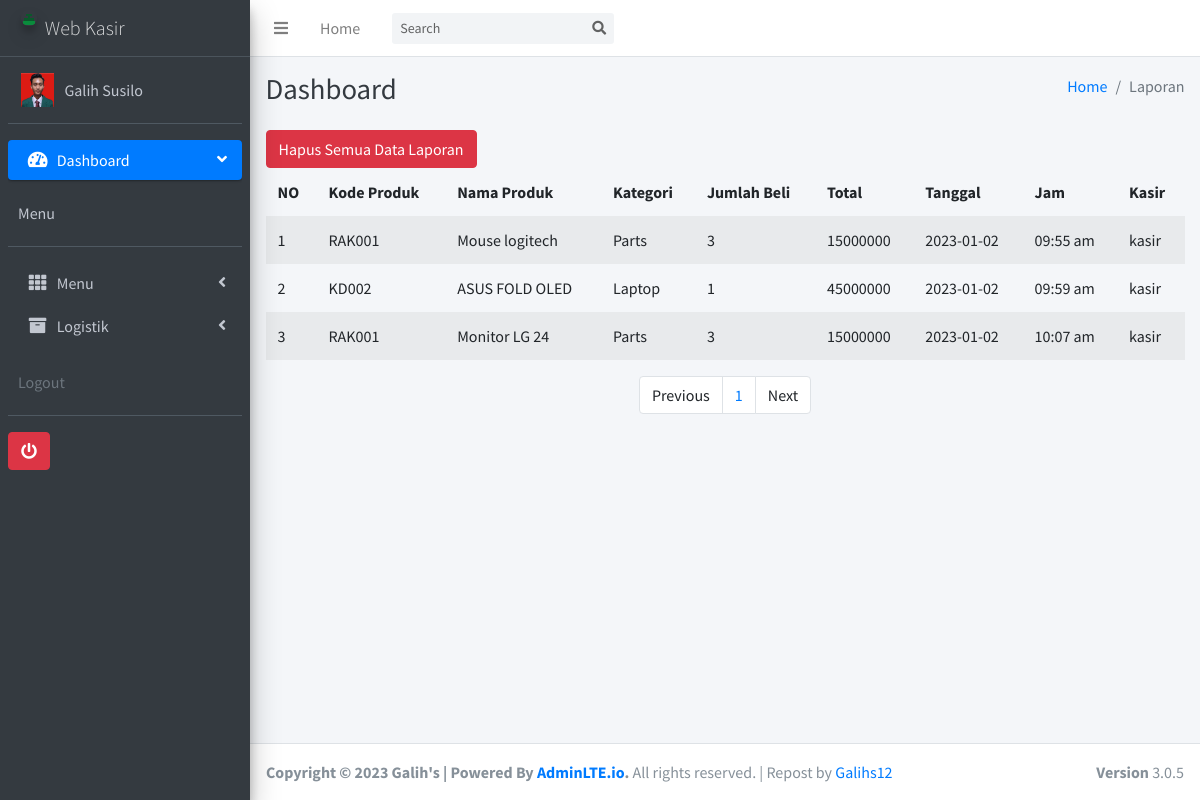
Page /admin/index.php?m=laporan&s=title (signed in) on the committed database.
### tables this page shows
CREATE TABLE `tb_user`  (
  `id` int NOT NULL AUTO_INCREMENT,
  `username` text NOT NULL,
  `password` text NOT NULL,
  `nama` text NOT NULL,
  `level` text NOT NULL,
  `foto` varchar(255) NOT NULL,
  PRIMARY KEY (`id`) USING BTREE
);

CREATE TABLE `laporan_penjualan`  (
  `id` int NOT NULL AUTO_INCREMENT,
  `kdproduk` text NOT NULL,
  `nm_produk` text NOT NULL,
  `kategori` text NOT NULL,
  `jumlah_beli` int NOT NULL,
  `total` int NOT NULL,
  `tanggal` text NOT NULL,
  `jam` text NOT NULL,
  `kasir` text NOT NULL,
  PRIMARY KEY (`id`) USING BTREE
);

### admin/fungsi/fungsi.php (called while the page is built, shortened)
<?php
$koneksi = mysqli_connect('localhost', 'root', '', 'kasir');
function summon_admin()
{
	global $koneksi;
	$id = $_SESSION['idkaskit'];
	return mysqli_query($koneksi, "SELECT * FROM tb_user WHERE id ='$id'");
}
function url()
{
	return $url = "//localhost/galihs_id/vendors/";
}

### admin/modul/laporan/paging.php (the view, shortened to what this page needs)
<?php
global $koneksi;
$batas = 5;
$halaman = isset($_GET['halaman']) ? (int)$_GET['halaman'] : 1;
$halaman_awal = ($halaman > 1) ? ($halaman * $batas) - $batas : 0;
if (isset($_POST['go'])) {
  $cari = $_POST['cari'];
  $data_laporan = mysqli_query($koneksi, "SELECT * FROM laporan_penjualan WHERE nm_produk LIKE '%" . $cari . "%'");
} else {
  $data_laporan = mysqli_query($koneksi, "SELECT * FROM laporan_penjualan LIMIT $halaman_awal, $batas");
}
foreach ($data_laporan as $pro) :
?>
  <tr>
    <td><?= $i++; ?></td>
    <td><?= $pro['kdproduk']; ?></td>
    <td><?= $pro['nm_produk']; ?></td>
    <td><?= $pro['kategori']; ?></td>
    <td><?= $pro['jumlah_beli']; ?></td>
    <td><?= $pro['total']; ?></td>
    <td><?= $pro['tanggal']; ?></td>
    <td><?= $pro['jam']; ?></td>
    <td><?= $pro['kasir']; ?></td>
  </tr>
<?php endforeach; ?>

### admin/comp/header.php (shortened to what this page needs)
<?php require 'fungsi/fungsi.php'; ?>
<?php foreach (summon_admin() as $key): ?>
<!DOCTYPE html>
<html>
<head>
  <link rel="stylesheet" href="<?= url() ?>plugins/fontawesome-free/css/all.min.css">
  <link rel="stylesheet" href="https://code.ionicframework.com/ionicons/2.0.1/css/ionicons.min.css">
  <link rel="stylesheet" href="<?= url() ?>plugins/tempusdominus-bootstrap-4/css/tempusdominus-bootstrap-4.min.css">
  <link rel="stylesheet" href="<?= url() ?>plugins/icheck-bootstrap/icheck-bootstrap.min.css">
  <link rel="stylesheet" href="<?= url() ?>plugins/jqvmap/jqvmap.min.css">
  <link rel="stylesheet" href="<?= url() ?>dist/css/adminlte.min.css">
  <link rel="stylesheet" href="<?= url() ?>plugins/overlayScrollbars/css/OverlayScrollbars.min.css">
  <link rel="stylesheet" href="<?= url() ?>plugins/daterangepicker/daterangepicker.css">
  <link rel="stylesheet" href="<?= url() ?>plugins/summernote/summernote-bs4.css">
</head>
<body class="hold-transition sidebar-mini layout-fixed">
<div class="wrapper">
  <nav class="main-header navbar navbar-expand navbar-white navbar-light">
    <ul class="navbar-nav">
      <li class="nav-item">
        <a class="nav-link" data-widget="pushmenu" href="#" role="button"><i class="fas fa-bars"></i></a>
      </li>
      <li class="nav-item d-none d-sm-inline-block">
        <a href="index.php" class="nav-link">Home</a>
      </li>
    </ul>
    <form action="" method="POST" class="form-inline ml-3">
      <div class="input-group input-group-sm">
        <input class="form-control form-control-navbar" type="search" name="cari" placeholder="Search" aria-label="Search">
        <div class="input-group-append">
          <button class="btn btn-navbar" name="go" type="submit">
            <i class="fas fa-search"></i>
          </button>
        </div>
      </div>
    </form>
  </nav>
  <aside class="main-sidebar sidebar-dark-primary elevation-4">
    <a href="index.php" class="brand-link">
      <img src="<?= url()?>img/logo_kasir_kita.png" alt="AdminLTE Logo" class="brand-image img-circle elevation-3"
           style="opacity: .8">
      <span class="brand-text font-weight-light">Web Kasir</span>
    </a>
    <div class="sidebar">
      <div class="user-panel mt-3 pb-3 mb-3 d-flex">
        <div class="image">
          <?php
          if ($key['foto']!= '') {
                        echo '<img src="img/'.$key['foto'].'" height="150">';
                      }else{
                        echo '<img src="img/user_logo.png" height="150">';
                      }
           ?>
        </div>
        <div class="info">
          <a href="index.php?m=admin&s=detail" class="d-block" ><?= $key['nama'];?></a>
        </div>
      </div>
      <nav class="mt-2">
        <ul class="nav nav-pills nav-sidebar flex-column" data-widget="treeview" role="menu" data-accordion="false">
          <li class="nav-item has-treeview menu-open">
            <a href="index.php" class="nav-link active">
              <i class="nav-icon fas fa-tachometer-alt"></i>
              <p>
                Dashboard
                <i class="right fas fa-angle-left"></i>
              </p>
            </a>
          <div class="user-panel mt-3 pb-3 mb-3 d-flex">
        <div class="info">
          <a href="#" class="d-block">Menu</a>
        </div>
      </div>
          </li>
          <li class="nav-item has-treeview">
            <a href="#" class="nav-link">
              <i class="nav-icon fas fa-th"></i>
              <p>
                Menu
                <i class="fas fa-angle-left right"></i>
              </p>
            </a>
          </li>
          <li class="nav-item has-treeview">
            <a href="#" class="nav-link">
              <i class="nav-icon fa fa-archive"></i>
              <p>
                Logistik
                <i class="fas fa-angle-left right"></i>
              </p>
            </a>
          </li>
          <div class="user-panel mt-3 pb-3 mb-3 d-flex">
        <div class="info">
          <span class="d-block text-gray">Logout</span>
        </div>
      </div>
      <a href="logout.php"><button class="btn btn-danger"><i class="fa fa-power-off" aria-hidden="true"></i></button></a>
        </ul>
      </nav>
    </div>
  </aside>
  <?php endforeach; ?>

### rows in the picture
tb_user: foto (picture), nama "Galih Susilo"
laporan_penjualan: kdproduk "RAK001", nm_produk "Mouse logitech", kategori "Parts", jumlah_beli "3", total "15000000", tanggal "2023-01-02", jam "09:55 am", kasir "kasir"
laporan_penjualan: kdproduk "KD002", nm_produk "ASUS FOLD OLED", kategori "Laptop", jumlah_beli "1", total "45000000", tanggal "2023-01-02", jam "09:59 am", kasir "kasir"
laporan_penjualan: kdproduk "RAK001", nm_produk "Monitor LG 24", kategori "Parts", jumlah_beli "3", total "15000000", tanggal "2023-01-02", jam "10:07 am", kasir "kasir"
